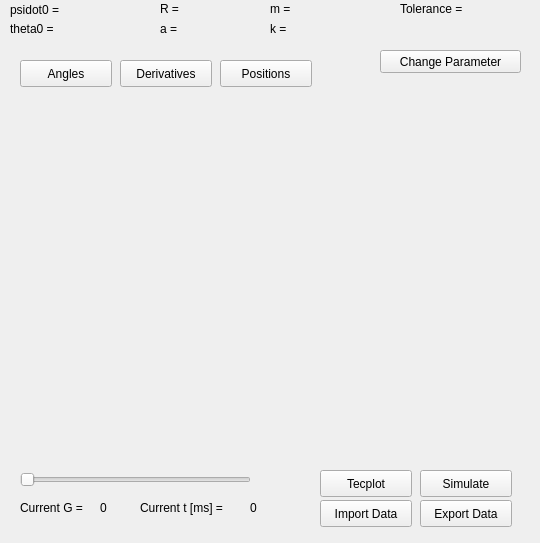
<?xml version="1.0" encoding="UTF-8"?>
<ui version="4.0">
 <class>MainWindow</class>
 <widget class="QMainWindow" name="MainWindow">
  <property name="geometry">
   <rect>
    <x>0</x>
    <y>0</y>
    <width>540</width>
    <height>543</height>
   </rect>
  </property>
  <property name="minimumSize">
   <size>
    <width>540</width>
    <height>543</height>
   </size>
  </property>
  <property name="maximumSize">
   <size>
    <width>540</width>
    <height>543</height>
   </size>
  </property>
  <property name="windowTitle">
   <string>MainWindow</string>
  </property>
  <widget class="QWidget" name="centralWidget">
   <widget class="QSlider" name="t_slider">
    <property name="geometry">
     <rect>
      <x>20</x>
      <y>470</y>
      <width>231</width>
      <height>19</height>
     </rect>
    </property>
    <property name="minimum">
     <number>0</number>
    </property>
    <property name="maximum">
     <number>2200</number>
    </property>
    <property name="singleStep">
     <number>10</number>
    </property>
    <property name="tracking">
     <bool>true</bool>
    </property>
    <property name="orientation">
     <enum>Qt::Horizontal</enum>
    </property>
   </widget>
   <widget class="QPushButton" name="changeparameter_button">
    <property name="geometry">
     <rect>
      <x>380</x>
      <y>50</y>
      <width>141</width>
      <height>23</height>
     </rect>
    </property>
    <property name="text">
     <string>Change Parameter</string>
    </property>
   </widget>
   <widget class="QPushButton" name="Simulate_button">
    <property name="geometry">
     <rect>
      <x>420</x>
      <y>470</y>
      <width>92</width>
      <height>27</height>
     </rect>
    </property>
    <property name="text">
     <string>Simulate</string>
    </property>
   </widget>
   <widget class="QPushButton" name="Import_button">
    <property name="geometry">
     <rect>
      <x>320</x>
      <y>500</y>
      <width>92</width>
      <height>27</height>
     </rect>
    </property>
    <property name="text">
     <string>Import Data</string>
    </property>
   </widget>
   <widget class="QPushButton" name="Export_button">
    <property name="geometry">
     <rect>
      <x>420</x>
      <y>500</y>
      <width>92</width>
      <height>27</height>
     </rect>
    </property>
    <property name="text">
     <string>Export Data</string>
    </property>
   </widget>
   <widget class="QLabel" name="t_text">
    <property name="geometry">
     <rect>
      <x>140</x>
      <y>500</y>
      <width>101</width>
      <height>16</height>
     </rect>
    </property>
    <property name="text">
     <string>Current t [ms] = </string>
    </property>
   </widget>
   <widget class="QLabel" name="G">
    <property name="geometry">
     <rect>
      <x>100</x>
      <y>500</y>
      <width>31</width>
      <height>16</height>
     </rect>
    </property>
    <property name="text">
     <string>0</string>
    </property>
   </widget>
   <widget class="QLabel" name="t">
    <property name="geometry">
     <rect>
      <x>250</x>
      <y>500</y>
      <width>46</width>
      <height>16</height>
     </rect>
    </property>
    <property name="text">
     <string>0</string>
    </property>
   </widget>
   <widget class="QLabel" name="G_text">
    <property name="geometry">
     <rect>
      <x>20</x>
      <y>500</y>
      <width>81</width>
      <height>16</height>
     </rect>
    </property>
    <property name="text">
     <string>Current G = </string>
    </property>
   </widget>
   <widget class="QLabel" name="m_text">
    <property name="geometry">
     <rect>
      <x>270</x>
      <y>0</y>
      <width>31</width>
      <height>17</height>
     </rect>
    </property>
    <property name="text">
     <string>m = </string>
    </property>
   </widget>
   <widget class="QLabel" name="k_text">
    <property name="geometry">
     <rect>
      <x>270</x>
      <y>20</y>
      <width>21</width>
      <height>17</height>
     </rect>
    </property>
    <property name="text">
     <string>k = </string>
    </property>
   </widget>
   <widget class="QLabel" name="Tolerance_text">
    <property name="geometry">
     <rect>
      <x>400</x>
      <y>0</y>
      <width>81</width>
      <height>17</height>
     </rect>
    </property>
    <property name="text">
     <string>Tolerance = </string>
    </property>
   </widget>
   <widget class="QLabel" name="R_text">
    <property name="geometry">
     <rect>
      <x>160</x>
      <y>0</y>
      <width>31</width>
      <height>17</height>
     </rect>
    </property>
    <property name="text">
     <string>R = </string>
    </property>
   </widget>
   <widget class="QLabel" name="a_text">
    <property name="geometry">
     <rect>
      <x>160</x>
      <y>20</y>
      <width>31</width>
      <height>17</height>
     </rect>
    </property>
    <property name="text">
     <string>a = </string>
    </property>
   </widget>
   <widget class="QLabel" name="theta0_text">
    <property name="geometry">
     <rect>
      <x>10</x>
      <y>20</y>
      <width>61</width>
      <height>17</height>
     </rect>
    </property>
    <property name="text">
     <string>theta0 = </string>
    </property>
   </widget>
   <widget class="QLabel" name="psidot0_text">
    <property name="geometry">
     <rect>
      <x>10</x>
      <y>0</y>
      <width>61</width>
      <height>20</height>
     </rect>
    </property>
    <property name="text">
     <string>psidot0 = </string>
    </property>
   </widget>
   <widget class="QLabel" name="psidot0">
    <property name="geometry">
     <rect>
      <x>80</x>
      <y>0</y>
      <width>59</width>
      <height>17</height>
     </rect>
    </property>
    <property name="text">
     <string/>
    </property>
   </widget>
   <widget class="QLabel" name="theta0">
    <property name="geometry">
     <rect>
      <x>80</x>
      <y>20</y>
      <width>59</width>
      <height>17</height>
     </rect>
    </property>
    <property name="text">
     <string/>
    </property>
   </widget>
   <widget class="QLabel" name="R">
    <property name="geometry">
     <rect>
      <x>190</x>
      <y>0</y>
      <width>59</width>
      <height>17</height>
     </rect>
    </property>
    <property name="text">
     <string/>
    </property>
   </widget>
   <widget class="QLabel" name="a">
    <property name="geometry">
     <rect>
      <x>190</x>
      <y>20</y>
      <width>59</width>
      <height>17</height>
     </rect>
    </property>
    <property name="text">
     <string/>
    </property>
   </widget>
   <widget class="QLabel" name="m">
    <property name="geometry">
     <rect>
      <x>300</x>
      <y>0</y>
      <width>59</width>
      <height>17</height>
     </rect>
    </property>
    <property name="text">
     <string/>
    </property>
   </widget>
   <widget class="QLabel" name="k">
    <property name="geometry">
     <rect>
      <x>300</x>
      <y>20</y>
      <width>59</width>
      <height>17</height>
     </rect>
    </property>
    <property name="text">
     <string/>
    </property>
   </widget>
   <widget class="QLabel" name="Tolerance">
    <property name="geometry">
     <rect>
      <x>480</x>
      <y>0</y>
      <width>59</width>
      <height>17</height>
     </rect>
    </property>
    <property name="text">
     <string/>
    </property>
   </widget>
   <widget class="QPushButton" name="Angles">
    <property name="geometry">
     <rect>
      <x>20</x>
      <y>60</y>
      <width>92</width>
      <height>27</height>
     </rect>
    </property>
    <property name="text">
     <string>Angles</string>
    </property>
   </widget>
   <widget class="QPushButton" name="Derivatives">
    <property name="geometry">
     <rect>
      <x>120</x>
      <y>60</y>
      <width>92</width>
      <height>27</height>
     </rect>
    </property>
    <property name="text">
     <string>Derivatives</string>
    </property>
   </widget>
   <widget class="QPushButton" name="Positions">
    <property name="geometry">
     <rect>
      <x>220</x>
      <y>60</y>
      <width>92</width>
      <height>27</height>
     </rect>
    </property>
    <property name="text">
     <string>Positions</string>
    </property>
   </widget>
   <widget class="QPushButton" name="Tecplot_button">
    <property name="geometry">
     <rect>
      <x>320</x>
      <y>470</y>
      <width>92</width>
      <height>27</height>
     </rect>
    </property>
    <property name="text">
     <string>Tecplot</string>
    </property>
   </widget>
  </widget>
  <action name="actionOpenParameterOptions">
   <property name="text">
    <string>openParameterOptions</string>
   </property>
  </action>
  <action name="actionSlideTime">
   <property name="text">
    <string>SlideTime</string>
   </property>
  </action>
  <action name="actionAnglesClicked">
   <property name="text">
    <string>AnglesClicked</string>
   </property>
  </action>
  <action name="actionDerivativesClicked">
   <property name="text">
    <string>DerivativesClicked</string>
   </property>
  </action>
  <action name="actionPositionsClicked">
   <property name="text">
    <string>PositionsClicked</string>
   </property>
  </action>
 </widget>
 <layoutdefault spacing="6" margin="11"/>
 <resources/>
 <connections>
  <connection>
   <sender>Export_button</sender>
   <signal>clicked()</signal>
   <receiver>MainWindow</receiver>
   <slot>ExportbuttonClicked()</slot>
   <hints>
    <hint type="sourcelabel">
     <x>492</x>
     <y>513</y>
    </hint>
    <hint type="destinationlabel">
     <x>582</x>
     <y>434</y>
    </hint>
   </hints>
  </connection>
  <connection>
   <sender>changeparameter_button</sender>
   <signal>clicked()</signal>
   <receiver>actionOpenParameterOptions</receiver>
   <slot>trigger()</slot>
   <hints>
    <hint type="sourcelabel">
     <x>445</x>
     <y>59</y>
    </hint>
    <hint type="destinationlabel">
     <x>-1</x>
     <y>-1</y>
    </hint>
   </hints>
  </connection>
  <connection>
   <sender>t_slider</sender>
   <signal>sliderMoved(int)</signal>
   <receiver>actionSlideTime</receiver>
   <slot>trigger()</slot>
   <hints>
    <hint type="sourcelabel">
     <x>135</x>
     <y>479</y>
    </hint>
    <hint type="destinationlabel">
     <x>-1</x>
     <y>-1</y>
    </hint>
   </hints>
  </connection>
  <connection>
   <sender>Angles</sender>
   <signal>clicked()</signal>
   <receiver>actionAnglesClicked</receiver>
   <slot>trigger()</slot>
   <hints>
    <hint type="sourcelabel">
     <x>65</x>
     <y>73</y>
    </hint>
    <hint type="destinationlabel">
     <x>-1</x>
     <y>-1</y>
    </hint>
   </hints>
  </connection>
  <connection>
   <sender>Derivatives</sender>
   <signal>clicked()</signal>
   <receiver>actionDerivativesClicked</receiver>
   <slot>trigger()</slot>
   <hints>
    <hint type="sourcelabel">
     <x>165</x>
     <y>73</y>
    </hint>
    <hint type="destinationlabel">
     <x>-1</x>
     <y>-1</y>
    </hint>
   </hints>
  </connection>
  <connection>
   <sender>Positions</sender>
   <signal>clicked()</signal>
   <receiver>actionPositionsClicked</receiver>
   <slot>trigger()</slot>
   <hints>
    <hint type="sourcelabel">
     <x>265</x>
     <y>73</y>
    </hint>
    <hint type="destinationlabel">
     <x>-1</x>
     <y>-1</y>
    </hint>
   </hints>
  </connection>
 </connections>
 <slots>
  <slot>ExportbuttonClicked()</slot>
 </slots>
</ui>
